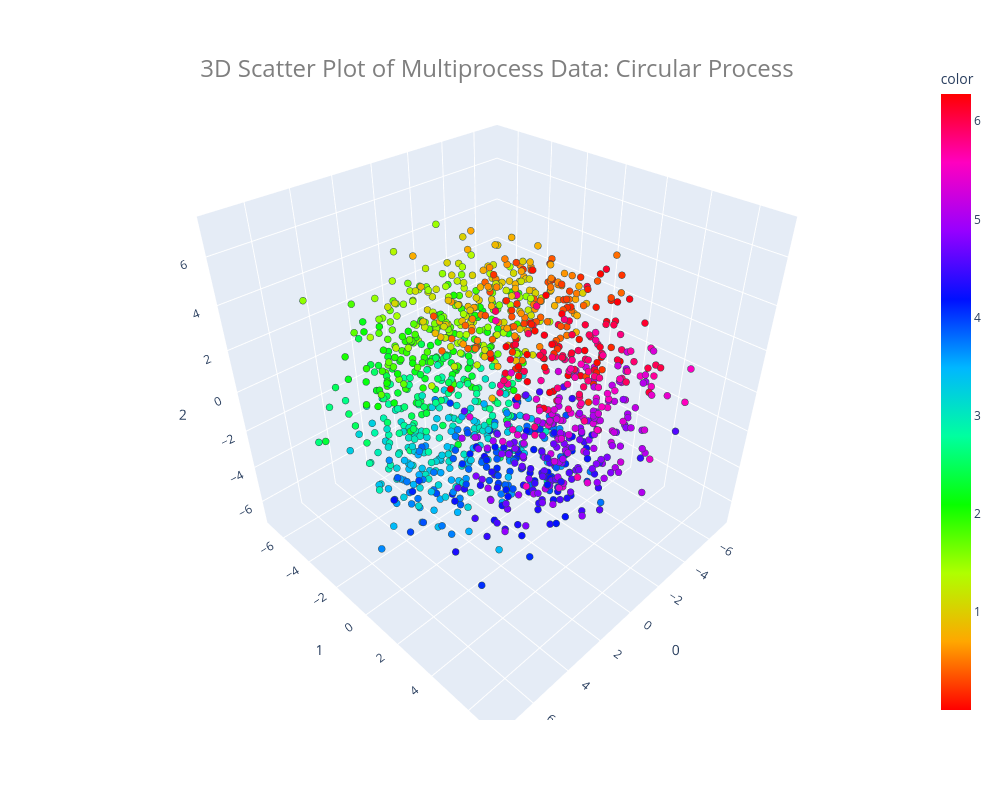
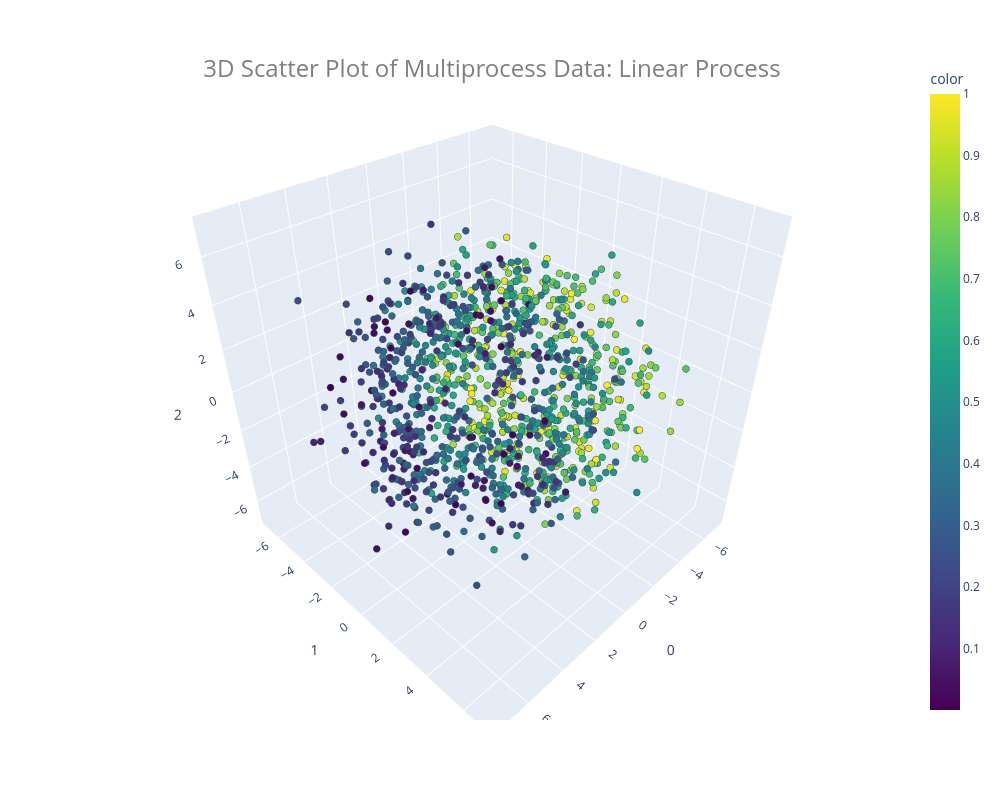

Notebook source saved alongside these figures, in order:
### Code cell
# Apply standard normalization
sc.pp.filter_genes(multiprocess, min_cells=3)
sc.pp.normalize_per_cell(multiprocess, counts_per_cell_after=1e4)
# Log transform the data and scale
sc.pp.log1p(multiprocess)


# pca on both
sc.tl.pca(multiprocess, n_comps=5)
sc.pl.pca(multiprocess, color = ['simulated_phis1', 'simulated_phis2'], use_raw=False)

# 3d scatter plot
chnt.scatter3D(multiprocess, color = 'simulated_phis1', title='3D Scatter Plot of Multiprocess Data: Circular Process', color_continuous_scale='hsv')
chnt.scatter3D(multiprocess, color = 'simulated_phis2', title='3D Scatter Plot of Multiprocess Data: Linear Process')

### Figure 1 — Plotly figure (JSON) as saved in the notebook; plotly's stock layout.template omitted (floating-point values rounded to 4 significant figures; data arrays with more than 128 entries replaced by an {"elided": "..."} marker saying what was removed)
{"data": [{"hovertemplate": "0=%{x}<br>1=%{y}<br>2=%{z}<br>color=%{marker.color}<extra></extra>", "legendgroup": "", "marker": {"color": {"elided": "1200 float values"}, "coloraxis": "coloraxis", "line": {"color": "DarkSlateGrey", "width": 1}, "size": 4, "symbol": "circle"}, "mode": "markers", "name": "", "scene": "scene", "showlegend": false, "type": "scatter3d", "x": {"elided": "1200 float values"}, "y": {"elided": "1200 float values"}, "z": {"elided": "1200 float values"}}], "layout": {"coloraxis": {"colorbar": {"title": {"text": "color"}}, "colorscale": [[0, "#ff0000"], [0.1111, "#ffa700"], [0.2222, "#afff00"], [0.3333, "#08ff00"], [0.4444, "#00ff9f"], [0.5556, "#00b7ff"], [0.6667, "#0010ff"], [0.7778, "#9700ff"], [0.8889, "#ff00bf"], [1, "#ff0000"]]}, "height": 800, "legend": {"itemsizing": "constant", "title": {"text": "simulated_phis1"}, "tracegroupgap": 0, "x": 0.01, "xanchor": "left", "y": 0.99, "yanchor": "top"}, "margin": {"t": 60}, "scene": {"aspectmode": "cube", "domain": {"x": [0, 1], "y": [0, 1]}, "xaxis": {"title": {"text": "0"}}, "yaxis": {"title": {"text": "1"}}, "zaxis": {"title": {"text": "2"}}}, "showlegend": true, "title": {"font": {"color": "#7f7f7f", "size": 24}, "text": "3D Scatter Plot of Multiprocess Data: Circular Process", "x": 0.5, "xref": "paper", "y": 1, "yref": "paper"}, "width": 1000}}

### Figure 2 — Plotly figure (JSON) as saved in the notebook; plotly's stock layout.template omitted (floating-point values rounded to 4 significant figures; data arrays with more than 128 entries replaced by an {"elided": "..."} marker saying what was removed)
{"data": [{"hovertemplate": "0=%{x}<br>1=%{y}<br>2=%{z}<br>color=%{marker.color}<extra></extra>", "legendgroup": "", "marker": {"color": {"elided": "1200 float values"}, "coloraxis": "coloraxis", "line": {"color": "DarkSlateGrey", "width": 1}, "size": 4, "symbol": "circle"}, "mode": "markers", "name": "", "scene": "scene", "showlegend": false, "type": "scatter3d", "x": {"elided": "1200 float values"}, "y": {"elided": "1200 float values"}, "z": {"elided": "1200 float values"}}], "layout": {"coloraxis": {"colorbar": {"title": {"text": "color"}}, "colorscale": [[0, "#440154"], [0.1111, "#482878"], [0.2222, "#3e4989"], [0.3333, "#31688e"], [0.4444, "#26828e"], [0.5556, "#1f9e89"], [0.6667, "#35b779"], [0.7778, "#6ece58"], [0.8889, "#b5de2b"], [1, "#fde725"]]}, "height": 800, "legend": {"itemsizing": "constant", "title": {"text": "simulated_phis2"}, "tracegroupgap": 0, "x": 0.01, "xanchor": "left", "y": 0.99, "yanchor": "top"}, "margin": {"t": 60}, "scene": {"aspectmode": "cube", "domain": {"x": [0, 1], "y": [0, 1]}, "xaxis": {"title": {"text": "0"}}, "yaxis": {"title": {"text": "1"}}, "zaxis": {"title": {"text": "2"}}}, "showlegend": true, "title": {"font": {"color": "#7f7f7f", "size": 24}, "text": "3D Scatter Plot of Multiprocess Data: Linear Process", "x": 0.5, "xref": "paper", "y": 1, "yref": "paper"}, "width": 1000}}
